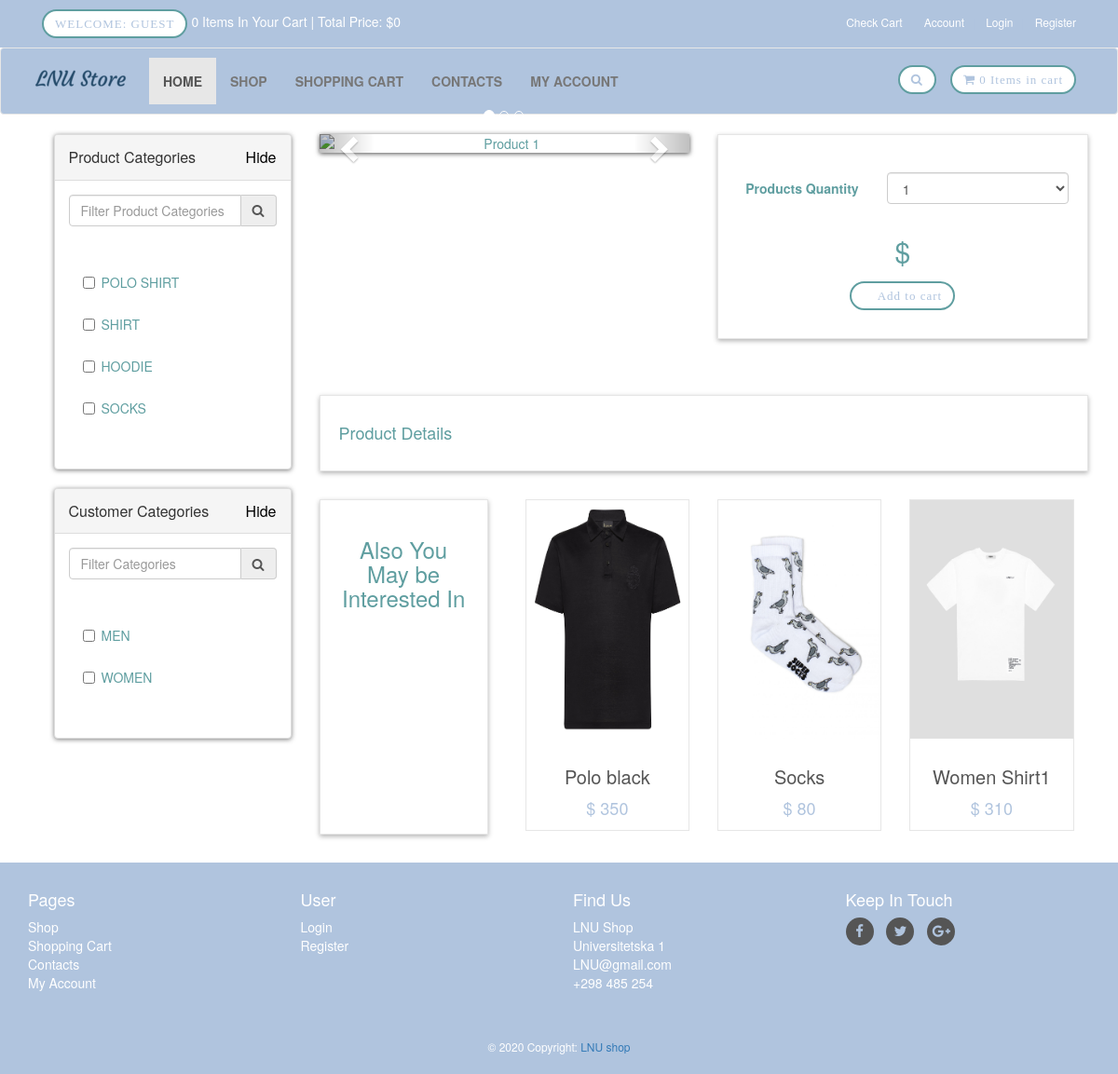
/details.php, run on the app's committed database.
### tables this page shows
CREATE TABLE `product_categories` (
  `p_cat_id` int(10) NOT NULL,
  `p_cat_title` text NOT NULL,
  `p_cat_desc` text NOT NULL
);

CREATE TABLE `customer_categories` (
  `cat_id` int(10) NOT NULL,
  `cat_title` text NOT NULL,
  `cat_desc` text NOT NULL
);

CREATE TABLE `products` (
  `product_id` int(10) NOT NULL,
  `p_cat_id` int(10) NOT NULL,
  `cat_id` int(10) NOT NULL,
  `date` timestamp NOT NULL DEFAULT current_timestamp() ON UPDATE current_timestamp(),
  `product_title` text NOT NULL,
  `product_img1` text NOT NULL,
  `product_price` int(10) NOT NULL,
  `product_keywords` text NOT NULL,
  `product_desc` text NOT NULL
);

### details.php (the view, shortened to what this page needs)
<?php
include("db.php");
include_once("functions/functions.php");
?>
<!DOCTYPE html>
<html lang="en">
<head>
    <link rel="stylesheet" href="styles/bootstrap-337.min.css">
    <link rel="stylesheet" href="font-awsome/css/font-awesome.min.css">
    <link rel="stylesheet" href="styles/style.css">
</head>
<body>
   <div id="top">
       <div class="container">
           <div class="col-md-6 offer">
            <a href="#" class="btn btn-success btn-primary">
                   <?php
                   if(!isset($_SESSION['customer_email'])){
                       echo "Welcome: Guest";
                   }else{
                       echo "Welcome: " . $_SESSION['customer_email'] . "";
                   }
                   ?>
               </a>
               <a href="checkout.php" style="color:white"><?php items(); ?> Items In Your Cart | Total Price: <?php total_price(); ?> </a>
           </div>
           <div class="col-md-6">
               <ul class="menu">
                   <li>
                       <a href="cart.php">Check Cart</a>
                   </li>
                   <li>
                       <a href="checkout.php">Account</a>
                   </li>
                   <li>
                    <a href="checkout.php">
                     <?php
                     if(!isset($_SESSION['customer_email'])){
                          echo "<a href='checkout.php'> Login </a>";
                         }else{
                          echo " <a href='logout.php'> Log Out </a> ";
                         }
                     ?>
                     </a>
                   </li>
                   <li>
                       <a href="register.php">Register</a>
                   </li>
               </ul>
           </div>
       </div>
   </div>
   <div id="navbar" class="navbar navbar-default">
       <div class="container">
           <div class="navbar-header">
               <a href="index.php" class="navbar-brand home">
                   <img src="images/Webshop-logo.png" alt="Webshop Logo" class="hidden-xs">
               </a>
           </div>
           <div class="navbar-collapse collapse" id="navigation">
               <div class="padding-nav">
                   <ul class="nav navbar-nav left">
                       <li class="active">
                           <a href="index.php">Home</a>
                       </li>
                       <li>
                           <a href="shop.php">Shop</a>
                       </li>
                       <li>
                           <a href="cart.php">Shopping Cart</a>
                       </li>
                       <li>
                           <a href="contact.php">Contacts</a>
                       </li>
                        <li>
                          <?php
                           if(!isset($_SESSION['customer_email'])){
                               echo"<a href='checkout.php'>My Account</a>";
                           }else{
                              echo"<a href='customer/account.php?orders'>My Account</a>";
                           }
                           ?>
                       </li>
                   </ul>
               </div>
               <a href="cart.php" class="btn navbar-btn btn-primary right">
                   <i class="fa fa-shopping-cart"></i>
                   <span> <?php items(); ?> Items in cart </span>
               </a>
               <div class="navbar-collapse collapse right">
                   <button class="btn btn-primary navbar-btn" type="button" data-toggle="collapse" data-target="#search">
                       <i class="fa fa-search"></i>
                   </button>
               </div>
           </div>
       </div>
   </div>
   <div id="content">
       <div class="container">
           <div class="col-md-12">
           </div>
           <div class="col-md-3">
     <?php
      include("sidebar.php");
      ?>
           </div>
           <div class="col-md-9">
               <div id="productMain" class="row">
                   <div class="col-sm-6">
                       <div id="mainImage">
                           <div id="myCarousel" class="carousel slide" data-ride="carousel">
                               <ol class="carousel-indicators">
                                   <li data-target="#myCarousel" data-slide-to="0" class="active" ></li>
                                   <li data-target="#myCarousel" data-slide-to="1"></li>
                                   <li data-target="#myCarousel" data-slide-to="2"></li>
                               </ol>
                               <div class="carousel-inner">
                                   <div class="item active">
                                       <center><img class="img-responsive" src="admin_area/product_images/<?php echo $pro_img1; ?>" alt="Product 1"></center>
                                   </div>
                               </div>
                               <a href="#myCarousel" class="left carousel-control" data-slide="prev">
                                   <span class="glyphicon glyphicon-chevron-left"></span>
                               </a>
                               <a href="#myCarousel" class="right carousel-control" data-slide="next">
                                   <span class="glyphicon glyphicon-chevron-right"></span>
                               </a>
                           </div>
                       </div>
                   </div>
                   <div class="col-sm-6">
                       <div class="box">
                           <form action="details.php?add_cart=<?php echo $product_id; ?>" class="form-horizontal" method="post">
                               <div class="form-group">
                                   <label for="" class="col-md-5 control-label">Products Quantity</label>
                                   <div class="col-md-7">
                                          <select name="product_qty" id="" class="form-control">
                                           <option>1</option>
                                           </select>
                                    </div>
                               </div>
                               <p class="price">$ <?php echo $pro_price; ?></p>
                               <p class="text-center buttons"><button class="btn btn-primary i fa fa-shopping-cart"> Add to cart</button></p>
                           </form>
                       </div>
                   </div>
               </div>
               <div class="box info1" id="details">
                  <h4>Product Details</h4>
               </div>
               <div id="row same-heigh-row">
                   <div class="col-md-3 col-sm-6">
                       <div class="box same-height headline">
                           <h3 class="text-center">Also You May be Interested In</h3>
                       </div>
                   </div>
                   <?php
                    $get_products = "select * from products order by rand() DESC LIMIT 0,3";
                    $run_products = mysqli_query($con,$get_products);
                   while($row_products=mysqli_fetch_array($run_products)){
                       $pro_id = $row_products['product_id'];
                       $pro_title = $row_products['product_title'];
                       $pro_img1 = $row_products['product_img1'];
                       $pro_price = $row_products['product_price'];
                       echo "
                        <div class='col-md-3 col-sm-6 center-responsive'>
                            <div class='product same-height'>
                                <a href='details.php?pro_id=$pro_id'>
                                    <img class='img-responsive' src='admin_area/product_images/$pro_img1'>
                                </a>
                                <div class='text'>
                                    <h3> <a href='details.php?pro_id=$pro_id'> $pro_title </a> </h3>
                                    <p class='price'> $ $pro_price </p>
                                </div>
                            </div>
                        </div>
                       ";
                   }
                   ?>
               </div>
           </div>
       </div>
   </div>
   <?php
    include("footer.php");
    ?>
</body>
</html>

### sidebar.php (shortened to what this page needs)
<?php
$aCat = array();
$aPcat = array();
?>
<div class="panel panel-default sidebar-menu">
    <div class="panel-heading">
        <h3 class="panel-title">
            Product Categories
            <div class="pull-right">
                <a href="JavaScript:Void(0);" style="color:black;">
                    <span class="nav-toggle hide-show">
                        Hide
                    </span>
                </a>
            </div>
        </h3>
    </div>
    <div class="panel-collapse collapse-data">
        <div class="panel-body">
            <div class="input-group">
                <input type="text" class="form-control" id="dev-table-filter" data-filters="#dev-p-cat" data-action="filter" placeholder="Filter Product Categories">
                    <a class="input-group-addon">
                        <i class="fa fa-search"></i>
                    </a>
            </div>
            </div>
        <div class="panel-body scroll-menu">
            <ul class="nav nav-pills nav-stacked category-menu" id="dev-p-cat">
                <?php
                $get_p_cat = "select * from product_categories";
                $run_p_cat = mysqli_query($con,$get_p_cat);
                while($row_p_cat=mysqli_fetch_array($run_p_cat)){
                    $p_cat_id = $row_p_cat['p_cat_id'];
                    $p_cat_title = $row_p_cat['p_cat_title'];
                    echo "
                    <li  class='checkbox checkbox-primary'>
                        <a>
                            <label>
                                <input ";
                                if(isset($aPcat[$p_cat_id])){
                                    echo "checked='checked'";
                                }
                                echo " value='$p_cat_id' type='checkbox' class='get_p_cat' name='p_cat'>
                                <span>
                                $p_cat_title
                                </span>
                            </label>
                        </a>
                    </li>
                    ";
                }
                ?>
            </ul>
        </div>
    </div>
</div>
<div class="panel panel-default sidebar-menu">
    <div class="panel-heading">
        <h3 class="panel-title">
            Customer Categories
            <div class="pull-right">
                <a href="JavaScript:Void(0);" style="color:black;">
                    <span class="nav-toggle hide-show">
                        Hide
                    </span>
                </a>
            </div>
        </h3>
    </div>
    <div class="panel-collapse collapse-data">
        <div class="panel-body">
            <div class="input-group">
                <input type="text" class="form-control" id="dev-table-filter" data-filters="#dev-cat" data-action="filter" placeholder="Filter Categories">
                    <a class="input-group-addon">
                        <i class="fa fa-search"></i>
                    </a>
            </div>
            </div>
        <div class="panel-body scroll-menu">
            <ul class="nav nav-pills nav-stacked category-menu" id="dev-cat">
                <?php
                $get_cat = "select * from customer_categories";
                $run_cat = mysqli_query($con,$get_cat);
                while($row_cat=mysqli_fetch_array($run_cat)){
                    $cat_id = $row_cat['cat_id'];
                    $cat_title = $row_cat['cat_title'];
                    echo "
                    <li class='checkbox checkbox-primary'>
                        <a>
                            <label>
                                <input ";
                                if(isset($aCat[$cat_id])){
                                    echo "checked='checked'";
                                }
                                echo " value='$cat_id' type='checkbox' class='get_cat' name='cat'>
                                <span>
                                $cat_title
                                </span>
                            </label>
                        </a>
                    </li>
                    ";
                }
                ?>
            </ul>
        </div>
    </div>
</div>

### styles/style.css (style rules this page uses)
body { font-size: 14px; line-height: 1.42857143; color: #B0C4DE; background: #ffffff; overflow-x: hidden; }
#top { background: #B0C4DE; color: #ffffff; padding: 10px 0; }
#top .offer { color: #ffffff; }
#top .offer .btn { text-transform: uppercase; }
#top a { color: #B0C4DE; }
#top ul.menu { padding-top: 5px; margin: 0px; text-align: right; font-size: 12px; list-style: none; }
#top ul.menu > li { display: inline-block; }
#top ul.menu > li a { color: #ffffff; }
#top ul.menu > li + li:before { content: "|\00a0"; color: #B0C4DE; padding: 0 5px; }
.navbar { background: #B0C4DE; }
.navbar-collapse .right { float: right; }
.navbar-brand { float: left; padding: 10px 15px; font-size: 18px; line-height: 20px; height: 70px; }
.navbar ul.nav > li > a { text-transform: uppercase; font-weight: bold; font-size: 14px; background: #B0C4DE; }
.padding-nav { padding-top: 10px; }
.btn-primary { font-family: Raleway-SemiBold; font-size: 13px; color: #B0C4DE; letter-spacing: 1px; line-height: 15px; border: 2px solid #5F9EA0; border-radius: 40px; background: transparent; background-color: #fff !important; transition: all 0.3s ease 0s; }
.box { background: #ffffff; margin: 0 0 30px; border: solid 1px #e6e6e6; box-sizing: border-box; padding: 20px; box-shadow: 0px 2px 5px rgba(0, 0, 0, .3); }
#content { padding-left: 25px; }
#content .product { background: #ffffff; border: solid 1px #e6e6e6; margin-bottom: 30px; box-sizing: border-box; }
#content .product .text { padding: 10px 10px 0px; }
#content .product .text p.price { font-size: 18px; text-align: center; font-weight: 400; }
#content .product .text h3 { text-align: center; color: #B0C4DE; font-size: 20px; }
#content .product .text h3 a { color: rgb(85, 85, 85); }
#content .panel.sidebar-menu { box-sizing: border-box; box-shadow: 0px 1px 5px rgba(0, 0, 0, .5); }
#content .panel.sidebar-menu ul.nav.category-menu { margin-bottom: 20px; }
#content .panel.sidebar-menu ul.nav.category-menu li a { text-transform: uppercase; font-weight: 600; color: #5F9EA0; }
#content .panel.sidebar-menu h3 { padding: 5px 0px; margin: 0px; }
#content #productMain { margin-bottom: 30px; color: #5F9EA0; }
#content #productMain .price { font-size: 30px; font-weight: 300; text-align: center; color: #5F9EA0; margin-top: 30px; }
#content #mainImage { box-shadow: 0px 1px 5px rgba(0, 0, 0, .7); }
#content .headline { height: 360px; margin-left: -15px; margin-right: 10px; color: #5F9EA0; }
#content .info1 { color: #5F9EA0; }
.form-group { color: #5F9EA0; }

### data on the page
product_categories: p_cat_title "POLO SHIRT"
product_categories: p_cat_title "SHIRT"
product_categories: p_cat_title "HOODIE"
product_categories: p_cat_title "SOCKS"
customer_categories: cat_title "MEN"
customer_categories: cat_title "WOMEN"
products: product_img1 (picture), product_title "Polo black", product_price "350"
products: product_img1 (picture), product_title "Socks", product_price "80"
products: product_img1 (picture), product_title "Women Shirt1", product_price "310"

### other printed values
$count_items "0 0"
$total "0"
